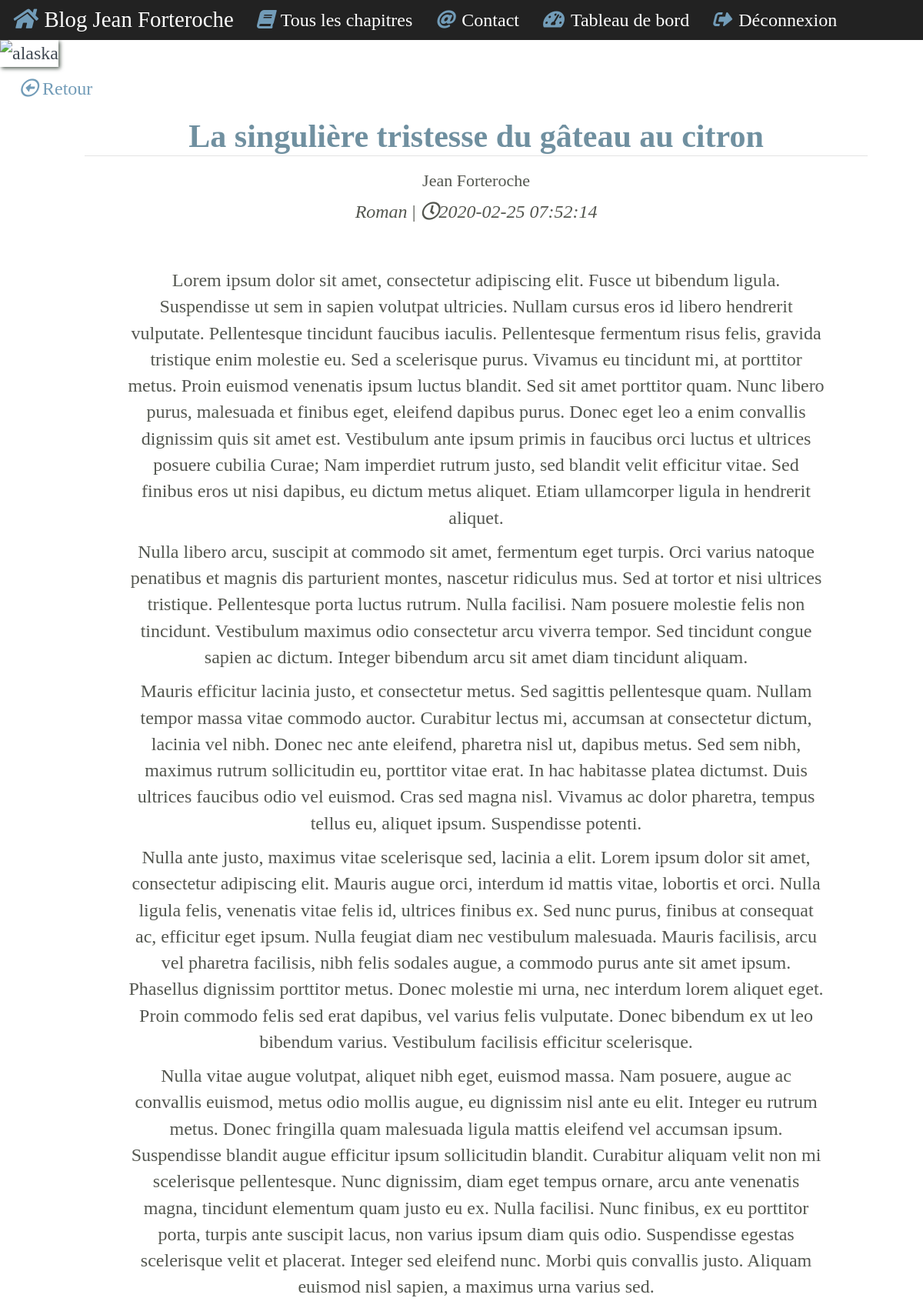
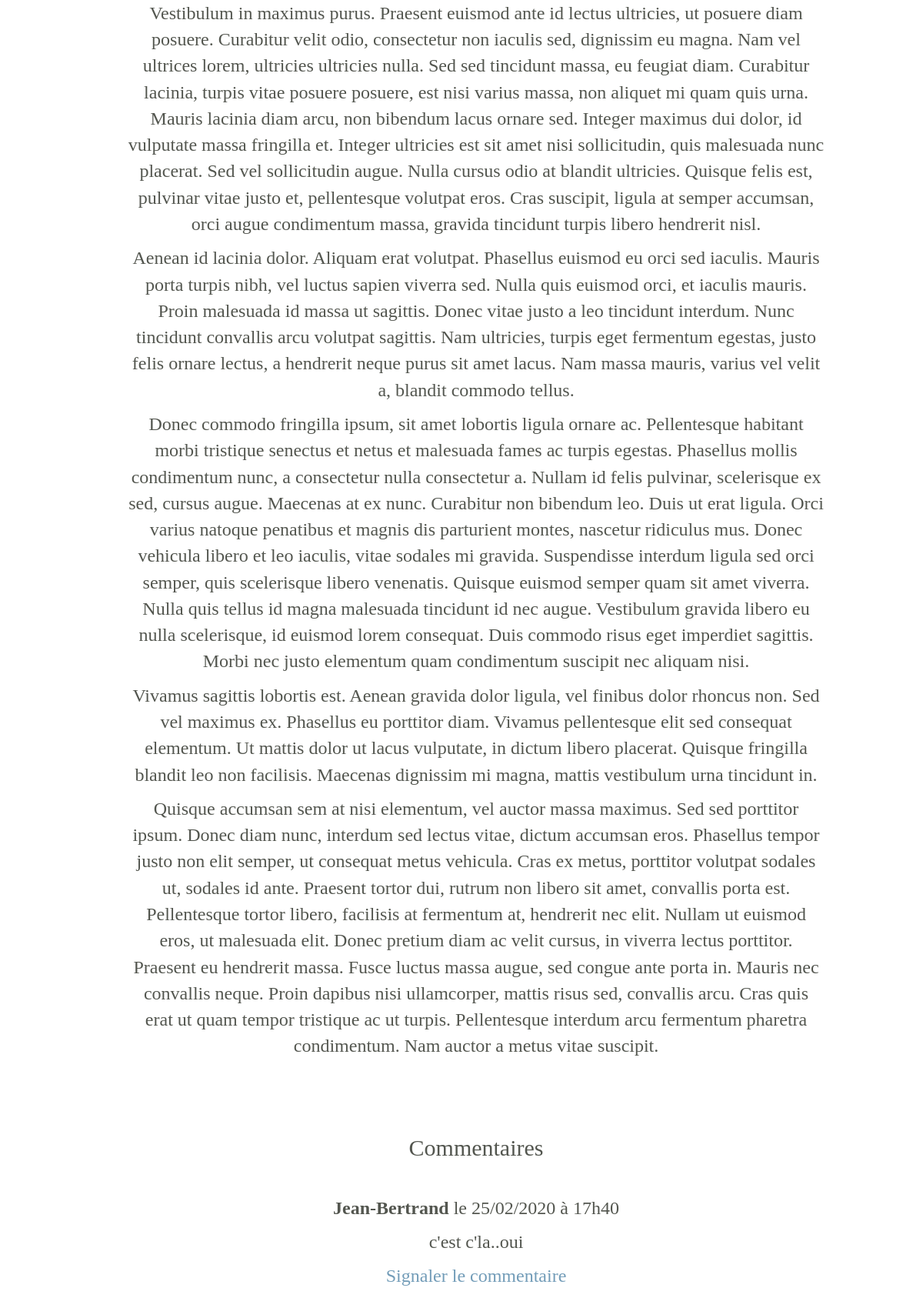
Page /index.php?action=chapitre&id=58 (signed in, upper part) on the committed database (2 pictures, top to bottom).
### tables this page shows
CREATE TABLE IF NOT EXISTS `chapters` (
  `id` int(11) NOT NULL AUTO_INCREMENT,
  `title` varchar(255) NOT NULL,
  `content` text NOT NULL,
  `created_date` datetime NOT NULL,
  PRIMARY KEY (`id`)
);

CREATE TABLE IF NOT EXISTS `comments` (
  `id` int(11) NOT NULL AUTO_INCREMENT,
  `author` varchar(255) NOT NULL,
  `comment` text NOT NULL,
  `comment_date` datetime NOT NULL,
  `signaled` tinyint(1) DEFAULT 0,
  `post_id` int(11) NOT NULL,
  PRIMARY KEY (`id`)
);

### index.php (called while the page is built, shortened)
<?php
require('controller/frontend.php');
$router = new Router;
$router->init();

### model/ChapterManager.php (called while the page is built, shortened)
<?php
class ChapterManager extends Manager {
  public function getChapter($chapterId) {
    $db = $this->dbConnect();
    $req = $db->prepare('SELECT `id`, `title`, `content`, `created_date` FROM chapters WHERE id = ?');
    $req->execute(array($chapterId));
    $chapter = $req->fetch();
    return $chapter;
  }
}

### model/CommentManager.php (called while the page is built, shortened)
<?php
class CommentManager extends Manager {
  public function getComments($chapterId) {
    $db = $this->dbConnect();
    $comments = $db->prepare('SELECT `id`, `author`, `comment`, DATE_FORMAT(`comment_date`, "%d/%m/%Y à %Hh%i") AS comment_date FROM comments WHERE post_id = ? ORDER BY comment_date DESC');
    $comments->execute(array($chapterId));
    return $comments;
  }
}

### view/frontend/chapterView.php (the view, shortened to what this page needs)
<session class="template-big">
    <a href="chapitres">
        <div class="goback">
          <i class="far fa-arrow-alt-circle-left"></i>
          <span class="goback-text">Retour</span>
        </div>
    </a>
    <div class="indexChapter">
                    <h1 class="title"><?= (html_entity_decode($chapter['title'])) ?></h1><h3>Jean Forteroche</h3>
                    <p class="info"><em>Roman</em> | <em><i class="far fa-clock"></i><?= $chapter['created_date']; ?> </em></p>
                                <br/>
                        <div class="item"><p style="text-align: justify;">
                        <?=(html_entity_decode($chapter['content'])) ?>
                        </div>
                <br/>
                <br/>
                  <h2 class="subtitle-page">Commentaires</h2>
                <br/>
                <?php
                while ($comment = $comments->fetch())
                {
                ?>
                            <p><strong><?= htmlspecialchars($comment['author']) ?></strong> le <?= $comment['comment_date'] ?></p>
                            <p><?= nl2br(htmlspecialchars($comment['comment'])) ?></p>
                            <a  onclick="Signal()" href="index.php?action=signaler-commentaire&id=<?=($comment['id'])?>" >Signaler le commentaire</a>
                          <br/>
                          <br/>
                          <br/>
                          <br/>
                <?php
                }
                ?>
          </div>
</session>
<?php require('view/frontend/template.php'); ?>

### public/css/styleBlog.css (style rules this page uses)
html, body { margin: 0; padding: 0; border: 0; font-size: 100%; vertical-align: baseline; height: 100px; width: 100%; }
body { color: #404852; font-family:"times new roman", times, serif; font-size: 1.5em; }
h3 { font-size: 22px; text-align: -webkit-center; }
a { color: #729CB8; transition: .3s; transition-duration: .3s; }
h1.title { font-size: 42px; font-weight: 700; line-height: 1.2; margin-bottom: 1rem; border-bottom: .75px solid #e3e3e3; color:#7090A0; text-align: -webkit-center; }
.goback { margin-left: 40px; }
.item { text-align: justify; color: #53564F; width: 89%; }
.indexChapter { text-align: -webkit-center; width: 93%; margin-left: 125px; }
p { text-align: center; }

### rows in the picture
chapters: title "La singulière tristesse du gâteau au citron", created_date "2020-02-25 07:52:14", content "Lorem ipsum dolor sit amet, consectetur adipiscing elit. Fusce ut bibendum ligula. Suspendisse ut sem in sapien volutpat ultricies. Nullam cursus eros id libero hendrerit vulputate. Pellentesque tincidunt faucibus iaculis. Pellentesque fermentum risus felis, gravida tristique enim molestie eu. Sed a scelerisque purus. Vivamus eu tincidunt mi, at porttitor metus. Proin euismod venenatis ipsum luctus blandit. Sed sit amet porttitor quam. Nunc libero purus, malesuada et finibus eget, eleifend dapibus purus. Donec eget leo a enim convallis dignissim quis sit amet est. Vestibulum ante ipsum primis in faucibus orci luctus et ultrices posuere cubilia Curae; Nam imperdiet rutrum justo, sed blandit…"
comments: author "Jean-Bertrand", comment_date "25/02/2020 à 17h40", comment "c'est c'la..oui"
